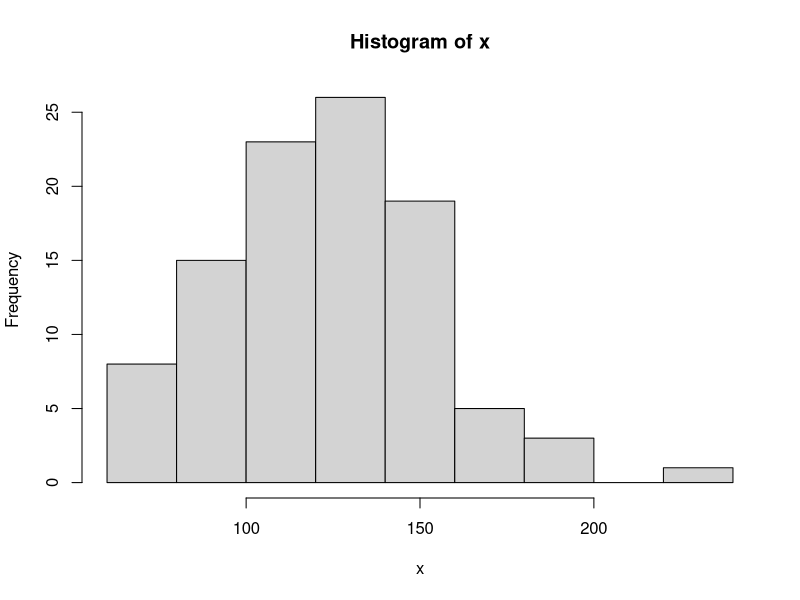

Source code (R):

x = c(118.4 , 112.96 , 120.88 , 145.4 , 126.59 , 133.71 , 97.59 , 114.51 , 136.42 , 114.96, 70.66 , 150.51 , 129.74 , 69.97 , 82.77 , 84.96 , 97.79 , 146.27 , 68.24 , 108.35 ,150.68 , 95.12 , 80.92 , 120.17 , 94.5 , 102.99 , 166.53 , 115.48 , 123.32 , 92.17 ,129.18 , 121.46 , 124.15 , 113.68 , 147.97 , 104.31 , 89.41 , 61.81 , 77.53 , 100.91, 110.86 , 147.94 , 104.48 , 126.08 , 147 , 150.78 , 121.25 , 188.61 , 147.13 ,170.24 , 114.42 , 123.36 , 147.26 , 167.96 , 132.95 , 139.76 , 96.49 , 135.92 ,172.71 , 89.18 , 91.62 , 73.09 , 148.85 , 160.65 , 135.9 , 114.51 , 185.65 , 130.65 ,153.54 , 78.12 , 91.52 , 137.89 , 90.4 , 121.58 , 140.68 , 109.16 , 152.83 , 132 ,137.32 , 127.85 , 139.76 , 99.34 , 113.63 , 143.43 , 187.01 , 114.44 , 116.36 ,151.84 , 107.02 , 134.38 , 221.53 , 142.03 , 112.05 , 103.2 , 144.75 , 110.56 ,142.39 , 75.05 , 117.44 , 135.78)

hist(x)

#Grupo 1
q1 <- function(x){
  return(quantile(x, 0.9, type=1))
}
q1(x)

q2 <- function(x){
  beta = sd(x)^2/mean(x)
  alfa = (mean(x)/sd(x))^2
  return(qgamma(0.9,shape = alfa, scale = beta))
}
q2(x)

q3 <- function(x){
  m = log(mean(x)/sqrt(1+(sd(x)/mean(x)^2)))
  d = sqrt(log(1+(sd(x)/mean(x))^2))
  return(exp((qnorm(0.9)*d+m)))
}
q3(x)


mean(sample(0:1,1000000, replace = TRUE))

#Grupo 2

#Se desea estimar la proporción de individuos cuyo saldo es superior a $ 150.000
#Forma no parametrica

#Suponiendo que la variable tiene distribución Normal
n = length(x)
a <- sum(x>150)/n
qa <- function(x){
  return(sum(x>150)/n)
}
qa(x)
a
#b
mu_sombrero <- sum(x)/n
sigma_sombrero <- sqrt(sum(x-mu_sombrero)^2/n)
1-pnorm((150-mu_sombrero)/sigma_sombrero)

qb <- function(mu, sigma){
  return(1-pnorm((150-mu_sombrero)/sigma_sombrero))
}
qb(x)
#c
qc = function(x){
  x_raya=sum(x)/length(x)
  s=sqrt(sum(x-x_raya)**2/length(x))
  m_est=log(x_raya/sqrt(1+(s/x_raya)**2))
  d2_est=log(1+(s/x_raya)**2)
  cuantil=exp(1)**(qnorm(0.9)*sqrt(d2_est)+m_est)
  return(cuantil)
}



